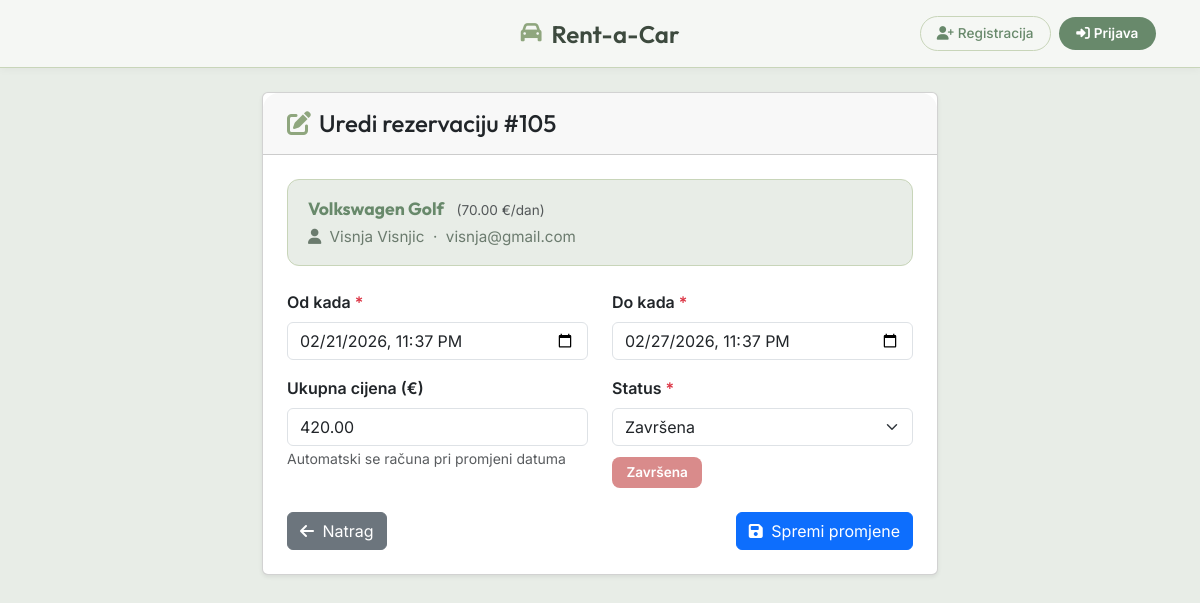
Page /uredi_rezervaciju.php?id=105 on the committed database.
### tables this page shows
CREATE TABLE `rezervacije` (
  `IDRezervacija` int(11) NOT NULL,
  `VoziloID` int(11) NOT NULL,
  `KorisnikID` int(11) NOT NULL,
  `DatumRezervacije` datetime NOT NULL DEFAULT current_timestamp(),
  `DatumPocetka` datetime NOT NULL,
  `DatumZavrsetka` datetime NOT NULL,
  `UkupnaCijena` decimal(10,2) NOT NULL,
  `StatusRezervacije` varchar(20) DEFAULT 'aktivna',
  `AccountID` int(10) UNSIGNED DEFAULT NULL
);

CREATE TABLE `vozila` (
  `IDVozilo` int(11) NOT NULL,
  `Naziv` char(25) NOT NULL,
  `Model` char(25) DEFAULT NULL,
  `TipVozila` varchar(30) DEFAULT 'Limuzina',
  `CijenaKoristenjaDnevno` float NOT NULL,
  `Raspolozivost` enum('Dostupno','Nije dostupno','Rezervirano') NOT NULL DEFAULT 'Dostupno'
);

CREATE TABLE `korisnici` (
  `IDKorisnici` int(11) NOT NULL,
  `ImeKorisnika` char(25) NOT NULL,
  `PrezimeKorisnika` char(25) NOT NULL,
  `KontaktKorisnika` char(40) DEFAULT NULL
);

### uredi_rezervaciju.php (the view, shortened to what this page needs)
<?php
include("db__connection.php");
if (isset($_GET['id'])) {
    $id = intval($_GET['id']);
    $query = "SELECT r.*, k.ImeKorisnika, k.PrezimeKorisnika, k.KontaktKorisnika,
                     v.Naziv AS VoziloNaziv, v.Model AS VoziloModel, v.CijenaKoristenjaDnevno
              FROM rezervacije r
              JOIN korisnici k ON r.KorisnikID = k.IDKorisnici
              JOIN vozila v ON r.VoziloID = v.IDVozilo
              WHERE r.IDRezervacija = ?";
    $stmt = mysqli_prepare($db, $query);
    mysqli_stmt_bind_param($stmt, "i", $id);
    mysqli_stmt_execute($stmt);
    $result = mysqli_stmt_get_result($stmt);
    $rez = mysqli_fetch_assoc($result);
}
?>
<!doctype html>
<html lang="hr">
<head>
    <link href="https://cdn.jsdelivr.net/npm/bootstrap@5.0.2/dist/css/bootstrap.min.css" rel="stylesheet">
    <link rel="stylesheet" href="https://cdnjs.cloudflare.com/ajax/libs/font-awesome/6.0.0/css/all.min.css">
</head>
<body>
<?php include("navigacija.php"); ?>
<div class="container py-4" style="max-width: 700px;">
    <div class="card shadow-sm">
        <div class="card-header py-3 px-4">
            <h4 class="mb-0" style="font-family:'Outfit',sans-serif;">
                <i class="fas fa-edit me-2" style="color:#8FA67E;"></i>Uredi rezervaciju #<?= $rez['IDRezervacija'] ?>
            </h4>
        </div>
        <div class="card-body p-4">
            <div class="vehicle-info-box">
                <strong><?= htmlspecialchars($rez['VoziloNaziv'] . ' ' . $rez['VoziloModel']) ?></strong>
                <span class="text-muted ms-2" style="font-size:0.85rem;">(<?= number_format($rez['CijenaKoristenjaDnevno'], 2) ?> €/dan)</span>
                <div class="mt-1" style="color:var(--text-secondary);">
                    <i class="fas fa-user me-1"></i>
                    <?= htmlspecialchars($rez['ImeKorisnika'] . ' ' . $rez['PrezimeKorisnika']) ?>
                    <?php if ($rez['KontaktKorisnika']): ?>
                        &nbsp;·&nbsp; <?= htmlspecialchars($rez['KontaktKorisnika']) ?>
                    <?php endif; ?>
                </div>
            </div>
            <form method="POST">
                <div class="row mb-3">
                    <div class="col-md-6">
                        <label class="form-label fw-semibold">Od kada <span class="text-danger">*</span></label>
                        <input type="datetime-local" class="form-control" name="odKada" id="odKada"
                               value="<?= date('Y-m-d\TH:i', strtotime($rez['DatumPocetka'])) ?>" required>
                    </div>
                    <div class="col-md-6">
                        <label class="form-label fw-semibold">Do kada <span class="text-danger">*</span></label>
                        <input type="datetime-local" class="form-control" name="doKada" id="doKada"
                               value="<?= date('Y-m-d\TH:i', strtotime($rez['DatumZavrsetka'])) ?>" required>
                    </div>
                </div>
                <div class="row mb-3">
                    <div class="col-md-6">
                        <label class="form-label fw-semibold">Ukupna cijena (€)</label>
                        <input type="number" step="0.01" class="form-control" name="ukupnaCijena" id="ukupnaCijena"
                               value="<?= number_format($rez['UkupnaCijena'], 2, '.', '') ?>" required>
                        <small class="text-muted">Automatski se računa pri promjeni datuma</small>
                    </div>
                    <div class="col-md-6">
                        <label class="form-label fw-semibold">Status <span class="text-danger">*</span></label>
                        <select class="form-select" name="status" id="statusSelect" required>
                            <option value="Zavrsena"    <?= $rez['StatusRezervacije'] == 'Zavrsena'    ? 'selected' : '' ?>>Završena</option>
                        </select>
                        <div id="statusPreview" class="mt-1"></div>
                    </div>
                </div>
                <div class="d-flex justify-content-between mt-4">
                    <a href="pregled_rezervacija.php" class="btn btn-secondary">
                        <i class="fas fa-arrow-left me-1"></i> Natrag
                    </a>
                    <button type="submit" class="btn btn-primary">
                        <i class="fas fa-save me-1"></i> Spremi promjene
                    </button>
                </div>
            </form>
        </div>
    </div>
</div>
</body>
</html>

### uredi_rezervaciju.php (style rules this page uses)
:root { --bg-secondary: #E8EDE7; --accent-green: #68896B; --accent-sage: #8FA67E; --accent-light: #C8D5B9; --text-primary: #3d4a3e; --text-secondary: #6B7B6E; --white: #ffffff; }
body { background-color: var(--bg-secondary); font-family: 'Inter', sans-serif; color: var(--text-primary); }
.card { border-radius: 16px; border: 1px solid var(--accent-light); }
.card-header { background: var(--white); border-radius: 16px 16px 0 0 !important; border-bottom: 1px solid var(--accent-light); }
.form-control, .form-select { border: 1px solid var(--accent-light); border-radius: 10px; color: var(--text-primary); }
.btn-primary { background-color: var(--accent-green); border: none; border-radius: 10px; }
.btn-secondary { background-color: var(--bg-secondary); border: none; color: var(--text-primary); border-radius: 10px; }
.vehicle-info-box { background: var(--bg-secondary); border-radius: 12px; padding: 1rem 1.25rem; border: 1px solid var(--accent-light); margin-bottom: 1.5rem; font-size: 0.95rem; }
.vehicle-info-box strong { color: var(--accent-green); font-family: 'Outfit', sans-serif; font-size: 1.1rem; }

### navigacija.php (style rules this page uses)
:root { --bg-primary: #F5F7F4; --bg-secondary: #E8EDE7; --text-primary: #3d4a3e; --text-secondary: #6B7B6E; --accent-green: #68896B; --accent-sage: #8FA67E; --accent-light: #C8D5B9; --white: #ffffff; --shadow-sm: 0 2px 8px rgba(0,0,0,0.04); --shadow-md: 0 4px 12px rgba(0,0,0,0.08); --transition: all 0.3s cubic-bezier(0.4,0,0.2,1); }
* { margin:0; padding:0; box-sizing:border-box; }
body { font-family:'Inter',-apple-system,sans-serif; background-color:var(--bg-secondary); }
html { scroll-behavior:smooth; }

### rows in the picture
rezervacije: IDRezervacija "105", VoziloID.Model "Volkswagen Golf", VoziloID.CijenaKoristenjaDnevno "70.00", KorisnikID.PrezimeKorisnika "Visnja Visnjic", KorisnikID.KontaktKorisnika "visnja@gmail.com", odKada "02/21/2026 23:37", doKada "02/27/2026 23:37", ukupnaCijena "420.00", status "Završena"
